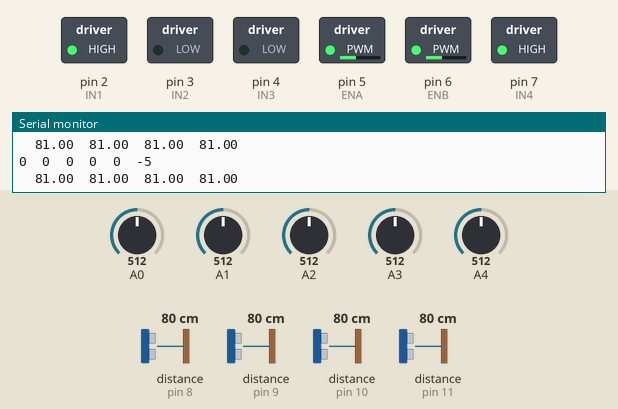
Simulated run of this sketch. Board: Arduino Uno, built with avr-gcc and run on an emulated ATmega328P. Parts: switched loads named in the sketch (green lamp = pin HIGH), the last lines printed to the serial monitor. Dashed ring = blinking. The test bench sets the inputs (shaded band); at power-on: distance to the obstacle (sensors on pin 8, pin 9, pin 10, pin 11) 80 cm, A1 = 512, A0 = 512, A2 = 512, A3 = 512, A4 = 512.

Above: at 1.2 s.
1.3 s: distance to the obstacle (sensor on pin 8) set to 23 cm
4.3 s: distance to the obstacle (sensor on pin 8) set to 19 cm
At 5.5 s:
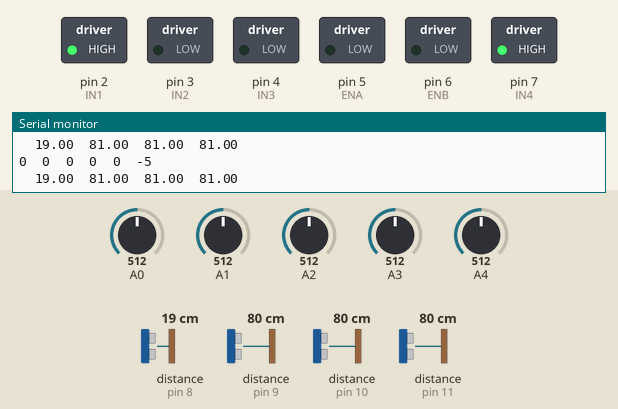
5.8 s: A1 set to 882
8.8 s: A1 set to 913
At 9.9 s:
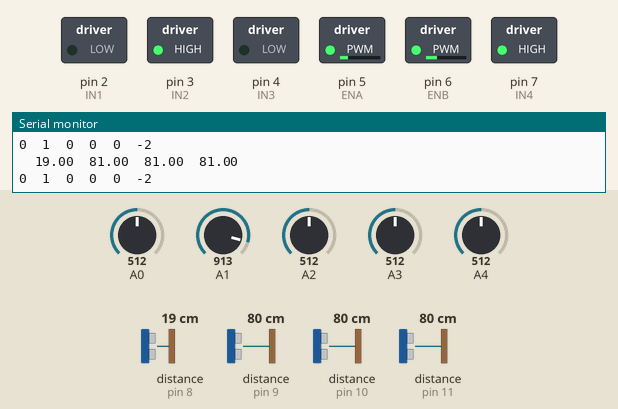
11.8 s: distance to the obstacle (sensor on pin 9) set to 2 cm
13.3 s: A0 set to 910
Timing chart, 0 to 17.3 s (numbered marks = the images above; inputs shaded):
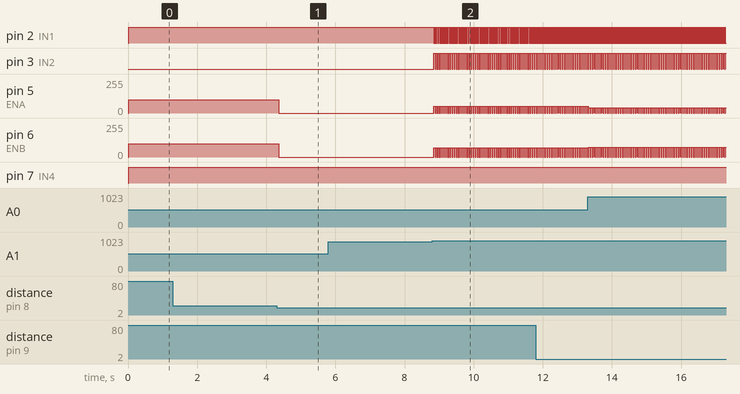

The sketch:

start_again2.ino
```cpp
/////////////////////////////////////////Mission Flag///////////////////////////////////////////
int Mission_flag[5] = {0, };
/////////////////////////////////////////Mission Flag///////////////////////////////////////////

/////////////////////////////////////////Motor Control Setup///////////////////////////////////////////
#define DEBUG 1

/////////////////////////////////////////Motor Control Setup///////////////////////////////////////////
#define IN1 2
#define IN2 3
#define ENA 5

#define IN3 4
#define IN4 7
#define ENB 6

int mode = -1;

void motor_control_l(int direction, int speed)
{
  switch(direction)
  {
    case 1:  digitalWrite(IN1, HIGH);
             digitalWrite(IN2, LOW);
             analogWrite(ENA, speed);//0~255까지 입력
             break;

    case 0:  digitalWrite(IN1, LOW);
             digitalWrite(IN2, LOW);
             analogWrite(ENA, speed);
             break;

    case -1: digitalWrite(IN1, LOW);
             digitalWrite(IN2, HIGH);
             analogWrite(ENA, speed);
             break;
  }
}

void motor_control_r(int direction, int speed)
{
  switch(direction)
  {
    case 1:  digitalWrite(IN3, LOW);
             digitalWrite(IN4, HIGH);
             analogWrite(ENB, speed);//0~255까지 입력
             break;

    case 0:  digitalWrite(IN3, LOW);
             digitalWrite(IN4, LOW);
             analogWrite(ENB, speed);
             break;

    case -1: digitalWrite(IN3, HIGH);
             digitalWrite(IN4, LOW);
             analogWrite(ENB, speed);
             break;
  }
}
/////////////////////////////////////////Sonar Sensor Setup///////////////////////////////////////////
#include <NewPing.h>

#define SONAR_NUM 4
#define MAX_DISTANCE 150 //cm

float UltrasonicSensorData[SONAR_NUM]; //배열

NewPing sonar[SONAR_NUM] =
{
  NewPing(8, 8, MAX_DISTANCE),
  NewPing(9, 9, MAX_DISTANCE),
  NewPing(10, 10, MAX_DISTANCE),
  NewPing(11, 11, MAX_DISTANCE)
};

void read_ultrasonic_sensor(void)
{
  UltrasonicSensorData[0] = sonar[0].ping_cm();//Front
  UltrasonicSensorData[1] = sonar[1].ping_cm();//Rear
  UltrasonicSensorData[2] = sonar[2].ping_cm();//Right
  UltrasonicSensorData[3] = sonar[3].ping_cm();//Left
}

void Sonar_Data_Display(int flag)
{
  char Sonar_data_display[40];
  if(flag == 0) return;
  else
  {
    Serial.print("F:");
    Serial.print(UltrasonicSensorData[0]);
    Serial.print("B:");
    Serial.print(UltrasonicSensorData[1]);
    Serial.print("R:");
    Serial.print(UltrasonicSensorData[2]);
    Serial.print("L:");
    Serial.println(UltrasonicSensorData[3]);
  }
}
/////////////////////////////////////////Line Sensor Setup///////////////////////////////////////////////////////
#define LINE_DETECT_WHITE 1

int LineSensorPinData[5] = {0, };
int LineType = -1;
/////////////////////////////////////////Line Sensor Setup///////////////////////////////////////////////////////

int read_digital_line_sensor(void)
{
  int i;
  int sum = 0;
  int data[5] = {0, };

  LineSensorPinData[0] = analogRead(A0);
  LineSensorPinData[1] = analogRead(A1);
  LineSensorPinData[2] = analogRead(A2);
  LineSensorPinData[3] = analogRead(A3);
  LineSensorPinData[4] = analogRead(A4);

  for(i = 0; i < 5; i++)
  {
    if(LineSensorPinData[i] > 900) LineSensorPinData[i] = 1; //라인이 있을경우 1, 라인이 없을 경우 0
    else LineSensorPinData[i] = 0;
  }

  for(i = 0; i < 5; i++)
  {
    if(LINE_DETECT_WHITE == 0)
    {
      LineSensorPinData[i] = 1 - LineSensorPinData[i];
    }
    sum += LineSensorPinData[i];
  }

  if(sum == 5)
  {
    return sum;
  }
  else if(sum == 2)
  {
    if(  (LineSensorPinData[3] == 1) && (LineSensorPinData[4] == 1)  ) return 3;
    if(  (LineSensorPinData[2] == 1) && (LineSensorPinData[3] == 1)  ) return 1;
    if(  (LineSensorPinData[1] == 1) && (LineSensorPinData[2] == 1)  ) return -1;
    if(  (LineSensorPinData[0] == 1) && (LineSensorPinData[1] == 1)  ) return -3;
  }
  else if(sum == 1)
  {
    if(LineSensorPinData[0] == 1) return -4;
    if(LineSensorPinData[1] == 1) return -2;
    if(LineSensorPinData[2] == 1) return 0;
    if(LineSensorPinData[3] == 1) return 2;
    if(LineSensorPinData[4] == 1) return 4;
  }
  else if(sum == 3)
  {
    return -10;
  }
  else
  {
    return -5;
  }
}

void send_serial_data(void)
{
  for(int i = 0; i < 5; i++)
  {
    Serial.print(LineSensorPinData[i]); //검은색 15~20 노란색 550이상
    Serial.print("  ");
  }

  Serial.println(LineType);
  Serial.print("  ");

  for(int i = 0; i < 4; i++)
  {
    Serial.print(UltrasonicSensorData[i]);
    Serial.print("  ");
  }
  Serial.println("  ");
}

void robot_line_trace(void)
{
  switch(LineType)
  {
    case -4:
            motor_control_r(1, 80); //속도 제어할 것
            motor_control_l(-1, 30);
            break;

    case -3:
            motor_control_r(1, 75);
            motor_control_l(-1, 40);
            break;

    case -2:
            motor_control_r(1, 70);
            motor_control_l(-1, 50);
            break;

    case -1:
            motor_control_r(1, 65);
            motor_control_l(-1, 50);
            break;

    case 0:
            motor_control_r(1, 100);
            motor_control_l(1, 100);
            break;

    case 1:
            motor_control_r(-1, 50);
            motor_control_l(1, 65);
            break;

    case 2:
            motor_control_r(-1, 50);
            motor_control_l(1, 70);
            break;

    case 3:
            motor_control_r(-1, 40);
            motor_control_l(1, 75);
            break;

    case 4:
            motor_control_r(-1, 30);
            motor_control_l(1, 80);
            break;

    case 5:
            motor_control_r(-1, 10);
            motor_control_l(-1, 10); //역주행으로 정지
            delay(500);
            motor_control_r(1, 0);
            motor_control_l(1, 0); //정지
            delay(1000);
            break;
  }
}


void setup()
{
  pinMode(IN1, OUTPUT);
  pinMode(IN2, OUTPUT);
  pinMode(IN3, OUTPUT);
  pinMode(IN4, OUTPUT);
  pinMode(ENA, OUTPUT);
  pinMode(ENB, OUTPUT);
  Serial.begin(9600);
}

void loop()
{
  LineType = read_digital_line_sensor();
  read_ultrasonic_sensor();

  robot_line_trace();

  if(DEBUG == 1) send_serial_data();

  if(  (UltrasonicSensorData[0] <= 20) && (UltrasonicSensorData[0] > 0)  )
  {
    motor_control_r(1, 0);
    motor_control_l(1, 0);
  }
  else
  {
    motor_control_r(1, 100);
    motor_control_l(1, 100); //좌우 속도 맞추기
  }
}
```

Measured:
- the behaviour switches between 21 and 20 cm on distance to the obstacle (sensor on pin 8) (found by bisection; images 0 and 1)
- the behaviour switches between 900 and 901 on A1 (found by bisection; images 1 and 2)
- after the input at 4.3 s, pin 5 (ENA), pin 6 (ENB): 100/255 → 0/255 after 0.06 s
- after the input at 8.8 s, pin 2 (IN1): alternates HIGH for 0.02 s and LOW for 0.04 s, starting after 0.05 s; pin 3 (IN2): alternates HIGH for 0.04 s and LOW for 0.02 s, starting after 0.05 s
